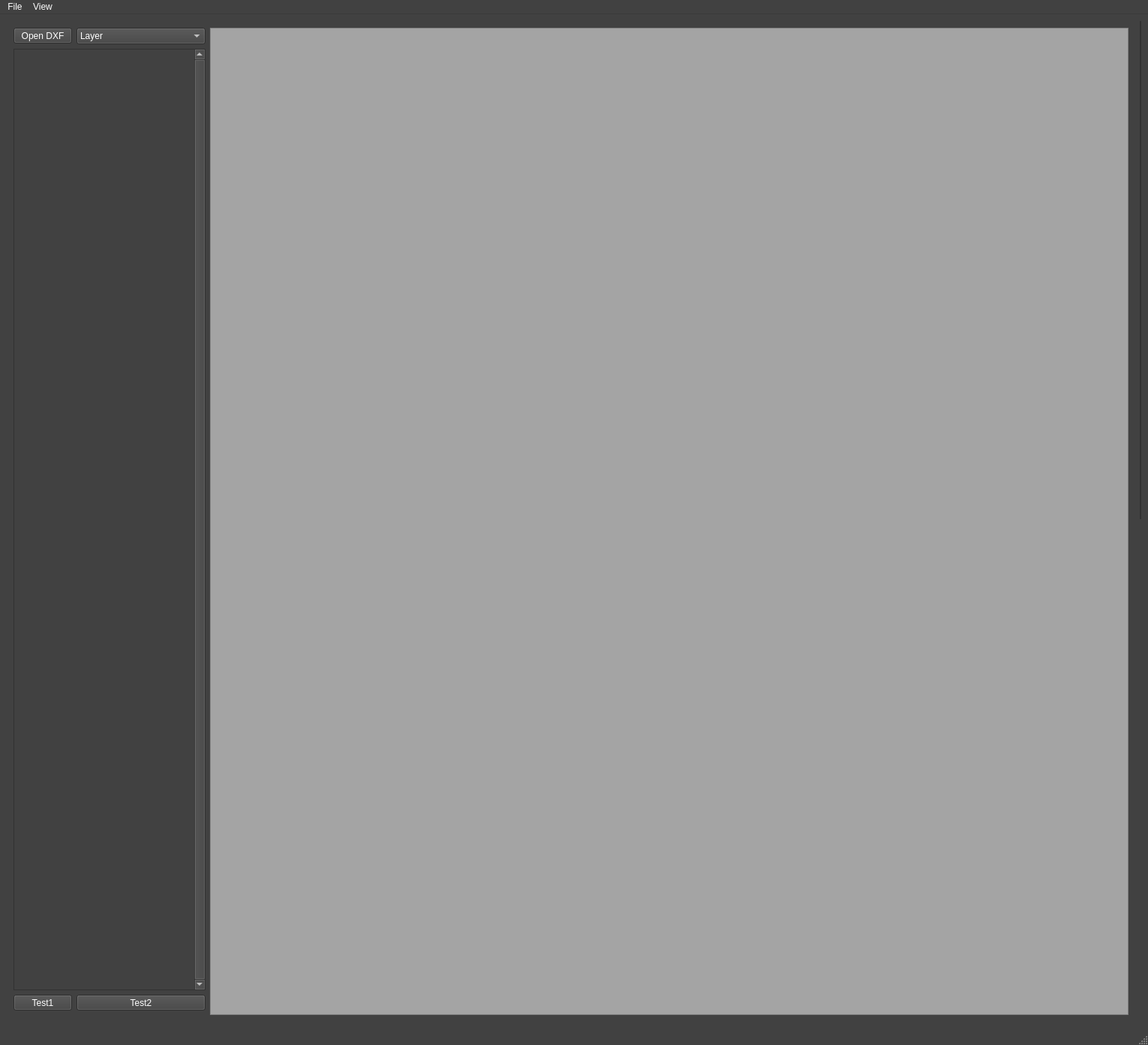
<?xml version="1.0" encoding="UTF-8"?>
<ui version="4.0">
 <class>MainWindow</class>
 <widget class="QMainWindow" name="MainWindow">
  <property name="geometry">
   <rect>
    <x>0</x>
    <y>0</y>
    <width>1531</width>
    <height>1393</height>
   </rect>
  </property>
  <property name="palette">
   <palette>
    <active>
     <colorrole role="WindowText">
      <brush brushstyle="SolidPattern">
       <color alpha="255">
        <red>255</red>
        <green>255</green>
        <blue>255</blue>
       </color>
      </brush>
     </colorrole>
     <colorrole role="Button">
      <brush brushstyle="SolidPattern">
       <color alpha="255">
        <red>65</red>
        <green>65</green>
        <blue>65</blue>
       </color>
      </brush>
     </colorrole>
     <colorrole role="Text">
      <brush brushstyle="SolidPattern">
       <color alpha="255">
        <red>255</red>
        <green>255</green>
        <blue>255</blue>
       </color>
      </brush>
     </colorrole>
     <colorrole role="ButtonText">
      <brush brushstyle="SolidPattern">
       <color alpha="255">
        <red>255</red>
        <green>255</green>
        <blue>255</blue>
       </color>
      </brush>
     </colorrole>
     <colorrole role="Base">
      <brush brushstyle="SolidPattern">
       <color alpha="255">
        <red>65</red>
        <green>65</green>
        <blue>65</blue>
       </color>
      </brush>
     </colorrole>
     <colorrole role="Window">
      <brush brushstyle="SolidPattern">
       <color alpha="255">
        <red>65</red>
        <green>65</green>
        <blue>65</blue>
       </color>
      </brush>
     </colorrole>
     <colorrole role="ToolTipText">
      <brush brushstyle="SolidPattern">
       <color alpha="255">
        <red>255</red>
        <green>255</green>
        <blue>255</blue>
       </color>
      </brush>
     </colorrole>
     <colorrole role="PlaceholderText">
      <brush brushstyle="SolidPattern">
       <color alpha="128">
        <red>255</red>
        <green>255</green>
        <blue>255</blue>
       </color>
      </brush>
     </colorrole>
    </active>
    <inactive>
     <colorrole role="WindowText">
      <brush brushstyle="SolidPattern">
       <color alpha="255">
        <red>255</red>
        <green>255</green>
        <blue>255</blue>
       </color>
      </brush>
     </colorrole>
     <colorrole role="Button">
      <brush brushstyle="SolidPattern">
       <color alpha="255">
        <red>65</red>
        <green>65</green>
        <blue>65</blue>
       </color>
      </brush>
     </colorrole>
     <colorrole role="Text">
      <brush brushstyle="SolidPattern">
       <color alpha="255">
        <red>255</red>
        <green>255</green>
        <blue>255</blue>
       </color>
      </brush>
     </colorrole>
     <colorrole role="ButtonText">
      <brush brushstyle="SolidPattern">
       <color alpha="255">
        <red>255</red>
        <green>255</green>
        <blue>255</blue>
       </color>
      </brush>
     </colorrole>
     <colorrole role="Base">
      <brush brushstyle="SolidPattern">
       <color alpha="255">
        <red>65</red>
        <green>65</green>
        <blue>65</blue>
       </color>
      </brush>
     </colorrole>
     <colorrole role="Window">
      <brush brushstyle="SolidPattern">
       <color alpha="255">
        <red>65</red>
        <green>65</green>
        <blue>65</blue>
       </color>
      </brush>
     </colorrole>
     <colorrole role="ToolTipText">
      <brush brushstyle="SolidPattern">
       <color alpha="255">
        <red>255</red>
        <green>255</green>
        <blue>255</blue>
       </color>
      </brush>
     </colorrole>
     <colorrole role="PlaceholderText">
      <brush brushstyle="SolidPattern">
       <color alpha="128">
        <red>255</red>
        <green>255</green>
        <blue>255</blue>
       </color>
      </brush>
     </colorrole>
    </inactive>
    <disabled>
     <colorrole role="WindowText">
      <brush brushstyle="SolidPattern">
       <color alpha="255">
        <red>190</red>
        <green>190</green>
        <blue>190</blue>
       </color>
      </brush>
     </colorrole>
     <colorrole role="Button">
      <brush brushstyle="SolidPattern">
       <color alpha="255">
        <red>65</red>
        <green>65</green>
        <blue>65</blue>
       </color>
      </brush>
     </colorrole>
     <colorrole role="Text">
      <brush brushstyle="SolidPattern">
       <color alpha="255">
        <red>190</red>
        <green>190</green>
        <blue>190</blue>
       </color>
      </brush>
     </colorrole>
     <colorrole role="ButtonText">
      <brush brushstyle="SolidPattern">
       <color alpha="255">
        <red>190</red>
        <green>190</green>
        <blue>190</blue>
       </color>
      </brush>
     </colorrole>
     <colorrole role="Base">
      <brush brushstyle="SolidPattern">
       <color alpha="255">
        <red>65</red>
        <green>65</green>
        <blue>65</blue>
       </color>
      </brush>
     </colorrole>
     <colorrole role="Window">
      <brush brushstyle="SolidPattern">
       <color alpha="255">
        <red>65</red>
        <green>65</green>
        <blue>65</blue>
       </color>
      </brush>
     </colorrole>
     <colorrole role="ToolTipText">
      <brush brushstyle="SolidPattern">
       <color alpha="255">
        <red>255</red>
        <green>255</green>
        <blue>255</blue>
       </color>
      </brush>
     </colorrole>
     <colorrole role="PlaceholderText">
      <brush brushstyle="SolidPattern">
       <color alpha="128">
        <red>0</red>
        <green>0</green>
        <blue>0</blue>
       </color>
      </brush>
     </colorrole>
    </disabled>
   </palette>
  </property>
  <property name="windowTitle">
   <string>- Test DXF processing -</string>
  </property>
  <property name="windowIcon">
   <iconset>
    <normaloff>:/icons/application-system.png</normaloff>:/icons/application-system.png</iconset>
  </property>
  <widget class="QWidget" name="centralwidget">
   <layout class="QGridLayout" name="gridLayout_1">
    <item row="0" column="1">
     <widget class="QFrame" name="frame_1">
      <property name="minimumSize">
       <size>
        <width>0</width>
        <height>0</height>
       </size>
      </property>
      <property name="maximumSize">
       <size>
        <width>25</width>
        <height>16777215</height>
       </size>
      </property>
      <property name="frameShape">
       <enum>QFrame::StyledPanel</enum>
      </property>
      <property name="frameShadow">
       <enum>QFrame::Raised</enum>
      </property>
      <layout class="QGridLayout" name="gridLayout_2">
       <property name="leftMargin">
        <number>0</number>
       </property>
       <property name="topMargin">
        <number>0</number>
       </property>
       <property name="rightMargin">
        <number>0</number>
       </property>
       <property name="bottomMargin">
        <number>0</number>
       </property>
      </layout>
     </widget>
    </item>
    <item row="0" column="0" rowspan="2">
     <widget class="QStackedWidget" name="stackedWidget">
      <property name="currentIndex">
       <number>1</number>
      </property>
      <widget class="QWidget" name="page_3">
       <layout class="QGridLayout" name="gridLayout"/>
      </widget>
      <widget class="QWidget" name="page_1">
       <layout class="QGridLayout" name="gridLayout_4">
        <item row="0" column="1" rowspan="2">
         <widget class="QFrame" name="frame_opencascade">
          <property name="sizePolicy">
           <sizepolicy hsizetype="Expanding" vsizetype="Expanding">
            <horstretch>0</horstretch>
            <verstretch>0</verstretch>
           </sizepolicy>
          </property>
          <property name="styleSheet">
           <string notr="true">background-color: rgb(164, 164, 164);</string>
          </property>
          <property name="frameShape">
           <enum>QFrame::StyledPanel</enum>
          </property>
          <property name="frameShadow">
           <enum>QFrame::Raised</enum>
          </property>
          <layout class="QGridLayout" name="gridLayout_opencascade">
           <property name="leftMargin">
            <number>0</number>
           </property>
           <property name="topMargin">
            <number>0</number>
           </property>
           <property name="rightMargin">
            <number>0</number>
           </property>
           <property name="bottomMargin">
            <number>0</number>
           </property>
           <property name="spacing">
            <number>0</number>
           </property>
          </layout>
         </widget>
        </item>
        <item row="0" column="0">
         <layout class="QGridLayout" name="gridLayout_3">
          <item row="3" column="0">
           <widget class="QToolButton" name="btTest1">
            <property name="sizePolicy">
             <sizepolicy hsizetype="Preferred" vsizetype="Fixed">
              <horstretch>0</horstretch>
              <verstretch>0</verstretch>
             </sizepolicy>
            </property>
            <property name="text">
             <string>Test1</string>
            </property>
            <property name="icon">
             <iconset resource="icons.qrc">
              <normaloff>:/icons/opinion-no.png</normaloff>:/icons/opinion-no.png</iconset>
            </property>
            <property name="toolButtonStyle">
             <enum>Qt::ToolButtonTextBesideIcon</enum>
            </property>
           </widget>
          </item>
          <item row="3" column="1">
           <widget class="QToolButton" name="btTest2">
            <property name="sizePolicy">
             <sizepolicy hsizetype="Preferred" vsizetype="Fixed">
              <horstretch>0</horstretch>
              <verstretch>0</verstretch>
             </sizepolicy>
            </property>
            <property name="toolTip">
             <string>&lt;html&gt;&lt;head/&gt;&lt;body&gt;&lt;p&gt;Rotate lead_in-out positions.&lt;/p&gt;&lt;p&gt;* Select primairy contour first. &lt;/p&gt;&lt;/body&gt;&lt;/html&gt;</string>
            </property>
            <property name="text">
             <string>Test2</string>
            </property>
            <property name="icon">
             <iconset resource="icons.qrc">
              <normaloff>:/icons/opinion-okay.png</normaloff>:/icons/opinion-okay.png</iconset>
            </property>
            <property name="toolButtonStyle">
             <enum>Qt::ToolButtonTextBesideIcon</enum>
            </property>
           </widget>
          </item>
          <item row="0" column="1">
           <widget class="QComboBox" name="cbLayer">
            <item>
             <property name="text">
              <string>Layer</string>
             </property>
            </item>
            <item>
             <property name="text">
              <string>2</string>
             </property>
            </item>
            <item>
             <property name="text">
              <string>15</string>
             </property>
            </item>
           </widget>
          </item>
          <item row="0" column="0">
           <widget class="QToolButton" name="btOpenDXF">
            <property name="toolTip">
             <string>&lt;html&gt;&lt;head/&gt;&lt;body&gt;&lt;p&gt;&lt;br/&gt;&lt;/p&gt;&lt;/body&gt;&lt;/html&gt;</string>
            </property>
            <property name="text">
             <string> Open DXF </string>
            </property>
            <property name="icon">
             <iconset resource="icons.qrc">
              <normaloff>:/icons/document-open.png</normaloff>:/icons/document-open.png</iconset>
            </property>
            <property name="toolButtonStyle">
             <enum>Qt::ToolButtonTextBesideIcon</enum>
            </property>
           </widget>
          </item>
          <item row="2" column="0" colspan="2">
           <widget class="QListWidget" name="listElements">
            <property name="sizePolicy">
             <sizepolicy hsizetype="Preferred" vsizetype="Expanding">
              <horstretch>0</horstretch>
              <verstretch>0</verstretch>
             </sizepolicy>
            </property>
            <property name="verticalScrollBarPolicy">
             <enum>Qt::ScrollBarAlwaysOn</enum>
            </property>
           </widget>
          </item>
         </layout>
        </item>
       </layout>
      </widget>
     </widget>
    </item>
   </layout>
  </widget>
  <widget class="QMenuBar" name="menubar">
   <property name="geometry">
    <rect>
     <x>0</x>
     <y>0</y>
     <width>1531</width>
     <height>42</height>
    </rect>
   </property>
   <property name="sizePolicy">
    <sizepolicy hsizetype="Expanding" vsizetype="Minimum">
     <horstretch>0</horstretch>
     <verstretch>0</verstretch>
    </sizepolicy>
   </property>
   <property name="tabletTracking">
    <bool>true</bool>
   </property>
   <property name="focusPolicy">
    <enum>Qt::ClickFocus</enum>
   </property>
   <property name="defaultUp">
    <bool>false</bool>
   </property>
   <widget class="QMenu" name="menuFile">
    <property name="title">
     <string>File</string>
    </property>
    <addaction name="actionOpenDXF"/>
    <addaction name="actionOpenStep"/>
   </widget>
   <widget class="QMenu" name="menuView">
    <property name="title">
     <string>View</string>
    </property>
    <addaction name="actionOrthografic"/>
    <addaction name="actionTop"/>
    <addaction name="actionFront"/>
    <addaction name="actionLeft"/>
    <addaction name="actionBottom"/>
    <addaction name="actionBack"/>
    <addaction name="actionRight"/>
    <addaction name="separator"/>
    <addaction name="actionZoom2Fit"/>
   </widget>
   <addaction name="menuFile"/>
   <addaction name="menuView"/>
  </widget>
  <widget class="QStatusBar" name="statusbar"/>
  <action name="actionOpenDXF">
   <property name="text">
    <string>open DXF</string>
   </property>
  </action>
  <action name="actionOpenStep">
   <property name="text">
    <string>open Step</string>
   </property>
  </action>
  <action name="actionOrthografic">
   <property name="checkable">
    <bool>true</bool>
   </property>
   <property name="text">
    <string>Orthografic</string>
   </property>
  </action>
  <action name="actionTop">
   <property name="text">
    <string>Top</string>
   </property>
  </action>
  <action name="actionFront">
   <property name="text">
    <string>Front</string>
   </property>
  </action>
  <action name="actionLeft">
   <property name="text">
    <string>Left</string>
   </property>
  </action>
  <action name="actionBottom">
   <property name="text">
    <string>Bottom</string>
   </property>
  </action>
  <action name="actionBack">
   <property name="text">
    <string>Back</string>
   </property>
  </action>
  <action name="actionRight">
   <property name="text">
    <string>Right</string>
   </property>
  </action>
  <action name="actionZoom2Fit">
   <property name="text">
    <string>Zoom fit to Window</string>
   </property>
  </action>
 </widget>
 <resources>
  <include location="icons.qrc"/>
 </resources>
 <connections>
  <connection>
   <sender>cbLayer</sender>
   <signal>currentIndexChanged(int)</signal>
   <receiver>MainWindow</receiver>
   <slot>on_cbLayer_index_changed(int)</slot>
   <hints>
    <hint type="sourcelabel">
     <x>20</x>
     <y>20</y>
    </hint>
    <hint type="destinationlabel">
     <x>20</x>
     <y>20</y>
    </hint>
   </hints>
  </connection>
 </connections>
</ui>
